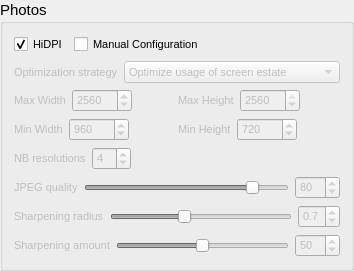
             <widget class="QGroupBox" name="groupBox_PhotosProperties">
              <property name="font">
               <font>
                <pointsize>11</pointsize>
               </font>
              </property>
              <property name="contextMenuPolicy">
               <enum>Qt::NoContextMenu</enum>
              </property>
              <property name="title">
               <string>Photos</string>
              </property>
              <layout class="QVBoxLayout" name="verticalLayout_9">
               <item>
                <layout class="QHBoxLayout" name="horizontalLayout_12">
                 <item>
                  <widget class="QCheckBox" name="checkBox_HiDPI">
                   <property name="font">
                    <font>
                     <pointsize>8</pointsize>
                    </font>
                   </property>
                   <property name="toolTip">
                    <string>Support HiDPI screens</string>
                   </property>
                   <property name="text">
                    <string>HiDPI</string>
                   </property>
                   <property name="checked">
                    <bool>true</bool>
                   </property>
                  </widget>
                 </item>
                 <item>
                  <widget class="QCheckBox" name="checkBox_ManualConf">
                   <property name="font">
                    <font>
                     <pointsize>8</pointsize>
                    </font>
                   </property>
                   <property name="text">
                    <string>Manual Configuration</string>
                   </property>
                  </widget>
                 </item>
                 <item>
                  <spacer name="horizontalSpacer_9">
                   <property name="orientation">
                    <enum>Qt::Horizontal</enum>
                   </property>
                   <property name="sizeHint" stdset="0">
                    <size>
                     <width>40</width>
                     <height>20</height>
                    </size>
                   </property>
                  </spacer>
                 </item>
                </layout>
               </item>
               <item>
                <layout class="QVBoxLayout" name="Layout_PhotoConf">
                 <item>
                  <layout class="QFormLayout" name="formLayout_4">
                   <item row="0" column="1">
                    <widget class="QComboBox" name="comboBox_ImageQualityStrategy">
                     <property name="enabled">
                      <bool>false</bool>
                     </property>
                     <property name="font">
                      <font>
                       <pointsize>8</pointsize>
                      </font>
                     </property>
                     <property name="toolTip">
                      <string>Optimization strategy.</string>
                     </property>
                     <property name="currentIndex">
                      <number>1</number>
                     </property>
                     <item>
                      <property name="text">
                       <string>Optimize image quality</string>
                      </property>
                     </item>
                     <item>
                      <property name="text">
                       <string>Optimize usage of screen estate</string>
                      </property>
                     </item>
                    </widget>
                   </item>
                   <item row="0" column="0">
                    <widget class="QLabel" name="label_PhotoOptimizationStrategy">
                     <property name="enabled">
                      <bool>false</bool>
                     </property>
                     <property name="font">
                      <font>
                       <pointsize>8</pointsize>
                      </font>
                     </property>
                     <property name="text">
                      <string>Optimization strategy</string>
                     </property>
                    </widget>
                   </item>
                  </layout>
                 </item>
                 <item>
                  <layout class="QHBoxLayout" name="horizontalLayout_PhotoMaxSize">
                   <item>
                    <layout class="QFormLayout" name="formLayout_PhotoMaxHSize">
                     <property name="fieldGrowthPolicy">
                      <enum>QFormLayout::AllNonFixedFieldsGrow</enum>
                     </property>
                     <item row="0" column="0">
                      <widget class="QLabel" name="label__PhotoMaxHSize">
                       <property name="enabled">
                        <bool>false</bool>
                       </property>
                       <property name="font">
                        <font>
                         <pointsize>8</pointsize>
                        </font>
                       </property>
                       <property name="text">
                        <string>Max Width</string>
                       </property>
                      </widget>
                     </item>
                     <item row="0" column="1">
                      <widget class="QSpinBox" name="spinbox_PhotoMaxHSize">
                       <property name="enabled">
                        <bool>false</bool>
                       </property>
                       <property name="sizePolicy">
                        <sizepolicy hsizetype="Fixed" vsizetype="Fixed">
                         <horstretch>0</horstretch>
                         <verstretch>0</verstretch>
                        </sizepolicy>
                       </property>
                       <property name="minimumSize">
                        <size>
                         <width>60</width>
                         <height>0</height>
                        </size>
                       </property>
                       <property name="font">
                        <font>
                         <pointsize>8</pointsize>
                        </font>
                       </property>
                       <property name="toolTip">
                        <string>Maximum width of the generated photos.</string>
                       </property>
                       <property name="minimum">
                        <number>256</number>
                       </property>
                       <property name="maximum">
                        <number>4096</number>
                       </property>
                       <property name="singleStep">
                        <number>10</number>
                       </property>
                       <property name="value">
                        <number>2560</number>
                       </property>
                      </widget>
                     </item>
                    </layout>
                   </item>
                   <item>
                    <spacer name="horizontalSpacer_3">
                     <property name="orientation">
                      <enum>Qt::Horizontal</enum>
                     </property>
                     <property name="sizeHint" stdset="0">
                      <size>
                       <width>40</width>
                       <height>20</height>
                      </size>
                     </property>
                    </spacer>
                   </item>
                   <item>
                    <layout class="QFormLayout" name="formLayout_PhotoMaxVSize">
                     <property name="fieldGrowthPolicy">
                      <enum>QFormLayout::AllNonFixedFieldsGrow</enum>
                     </property>
                     <item row="0" column="0">
                      <widget class="QLabel" name="label_PhotoMaxVSize">
                       <property name="enabled">
                        <bool>false</bool>
                       </property>
                       <property name="font">
                        <font>
                         <pointsize>8</pointsize>
                        </font>
                       </property>
                       <property name="text">
                        <string>Max Height</string>
                       </property>
                      </widget>
                     </item>
                     <item row="0" column="1">
                      <widget class="QSpinBox" name="spinBox_PhotoMaxVSize">
                       <property name="enabled">
                        <bool>false</bool>
                       </property>
                       <property name="sizePolicy">
                        <sizepolicy hsizetype="Fixed" vsizetype="Fixed">
                         <horstretch>0</horstretch>
                         <verstretch>0</verstretch>
                        </sizepolicy>
                       </property>
                       <property name="minimumSize">
                        <size>
                         <width>60</width>
                         <height>0</height>
                        </size>
                       </property>
                       <property name="font">
                        <font>
                         <pointsize>8</pointsize>
                        </font>
                       </property>
                       <property name="toolTip">
                        <string>Maximum height of the generated photos.</string>
                       </property>
                       <property name="minimum">
                        <number>256</number>
                       </property>
                       <property name="maximum">
                        <number>2560</number>
                       </property>
                       <property name="singleStep">
                        <number>10</number>
                       </property>
                       <property name="value">
                        <number>2560</number>
                       </property>
                      </widget>
                     </item>
                    </layout>
                   </item>
                   <item>
                    <spacer name="horizontalSpacer_4">
                     <property name="orientation">
                      <enum>Qt::Horizontal</enum>
                     </property>
                     <property name="sizeHint" stdset="0">
                      <size>
                       <width>40</width>
                       <height>20</height>
                      </size>
                     </property>
                    </spacer>
                   </item>
                  </layout>
                 </item>
                 <item>
                  <layout class="QHBoxLayout" name="horizontalLayout_PhotoMinSize">
                   <item>
                    <layout class="QFormLayout" name="formLayout_PhotoMinHSize">
                     <property name="fieldGrowthPolicy">
                      <enum>QFormLayout::AllNonFixedFieldsGrow</enum>
                     </property>
                     <item row="0" column="0">
                      <widget class="QLabel" name="label_PhotoMinHSize">
                       <property name="enabled">
                        <bool>false</bool>
                       </property>
                       <property name="font">
                        <font>
                         <pointsize>8</pointsize>
                        </font>
                       </property>
                       <property name="text">
                        <string>Min Width</string>
                       </property>
                      </widget>
                     </item>
                     <item row="0" column="1">
                      <widget class="QSpinBox" name="spinbox_PhotoMinHSize">
                       <property name="enabled">
                        <bool>false</bool>
                       </property>
                       <property name="sizePolicy">
                        <sizepolicy hsizetype="Fixed" vsizetype="Fixed">
                         <horstretch>0</horstretch>
                         <verstretch>0</verstretch>
                        </sizepolicy>
                       </property>
                       <property name="minimumSize">
                        <size>
                         <width>60</width>
                         <height>0</height>
                        </size>
                       </property>
                       <property name="font">
                        <font>
                         <pointsize>8</pointsize>
                        </font>
                       </property>
                       <property name="toolTip">
                        <string>Minimum width of the generated photos.</string>
                       </property>
                       <property name="minimum">
                        <number>256</number>
                       </property>
                       <property name="maximum">
                        <number>2048</number>
                       </property>
                       <property name="singleStep">
                        <number>10</number>
                       </property>
                       <property name="value">
                        <number>960</number>
                       </property>
                      </widget>
                     </item>
                    </layout>
                   </item>
                   <item>
                    <spacer name="horizontalSpacer_7">
                     <property name="orientation">
                      <enum>Qt::Horizontal</enum>
                     </property>
                     <property name="sizeHint" stdset="0">
                      <size>
                       <width>40</width>
                       <height>20</height>
                      </size>
                     </property>
                    </spacer>
                   </item>
                   <item>
                    <layout class="QFormLayout" name="formLayout__PhotoMinVSize">
                     <property name="fieldGrowthPolicy">
                      <enum>QFormLayout::AllNonFixedFieldsGrow</enum>
                     </property>
                     <item row="0" column="0">
                      <widget class="QLabel" name="verticaleLabel__PhotoMinVSize">
                       <property name="enabled">
                        <bool>false</bool>
                       </property>
                       <property name="font">
                        <font>
                         <pointsize>8</pointsize>
                        </font>
                       </property>
                       <property name="text">
                        <string>Min Height</string>
                       </property>
                      </widget>
                     </item>
                     <item row="0" column="1">
                      <widget class="QSpinBox" name="spinbox_PhotoMinVSize">
                       <property name="enabled">
                        <bool>false</bool>
                       </property>
                       <property name="sizePolicy">
                        <sizepolicy hsizetype="Fixed" vsizetype="Fixed">
                         <horstretch>0</horstretch>
                         <verstretch>0</verstretch>
                        </sizepolicy>
                       </property>
                       <property name="minimumSize">
                        <size>
                         <width>60</width>
                         <height>0</height>
                        </size>
                       </property>
                       <property name="font">
                        <font>
                         <pointsize>8</pointsize>
                        </font>
                       </property>
                       <property name="toolTip">
                        <string>Minimum height of the generated photos.</string>
                       </property>
                       <property name="minimum">
                        <number>256</number>
                       </property>
                       <property name="maximum">
                        <number>2048</number>
                       </property>
                       <property name="singleStep">
                        <number>10</number>
                       </property>
                       <property name="value">
                        <number>720</number>
                       </property>
                      </widget>
                     </item>
                    </layout>
                   </item>
                   <item>
                    <spacer name="horizontalSpacer_6">
                     <property name="orientation">
                      <enum>Qt::Horizontal</enum>
                     </property>
                     <property name="sizeHint" stdset="0">
                      <size>
                       <width>40</width>
                       <height>20</height>
                      </size>
                     </property>
                    </spacer>
                   </item>
                  </layout>
                 </item>
                 <item>
                  <layout class="QHBoxLayout" name="horizontalLayout_PhotoNbRes">
                   <item>
                    <widget class="QLabel" name="label_PhotoNbRes">
                     <property name="enabled">
                      <bool>false</bool>
                     </property>
                     <property name="font">
                      <font>
                       <pointsize>8</pointsize>
                      </font>
                     </property>
                     <property name="text">
                      <string>NB resolutions</string>
                     </property>
                    </widget>
                   </item>
                   <item>
                    <widget class="QSpinBox" name="spinBox_PhotoNbRes">
                     <property name="enabled">
                      <bool>false</bool>
                     </property>
                     <property name="sizePolicy">
                      <sizepolicy hsizetype="Fixed" vsizetype="Fixed">
                       <horstretch>0</horstretch>
                       <verstretch>0</verstretch>
                      </sizepolicy>
                     </property>
                     <property name="font">
                      <font>
                       <pointsize>8</pointsize>
                      </font>
                     </property>
                     <property name="toolTip">
                      <string>Number of resolutions of  the generated photo. More resolutions means that the displayed pictures will be more adapted to the screen resolution of the viewer. But your gallery will need more disk space.</string>
                     </property>
                     <property name="minimum">
                      <number>2</number>
                     </property>
                     <property name="maximum">
                      <number>10</number>
                     </property>
                     <property name="value">
                      <number>4</number>
                     </property>
                    </widget>
                   </item>
                   <item>
                    <spacer name="horizontalSpacer_5">
                     <property name="orientation">
                      <enum>Qt::Horizontal</enum>
                     </property>
                     <property name="sizeHint" stdset="0">
                      <size>
                       <width>40</width>
                       <height>20</height>
                      </size>
                     </property>
                    </spacer>
                   </item>
                  </layout>
                 </item>
                 <item>
                  <layout class="QHBoxLayout" name="horizontalLayout_PhotoJpegQuality">
                   <item>
                    <widget class="QLabel" name="label_PhotoJpegQuality">
                     <property name="enabled">
                      <bool>false</bool>
                     </property>
                     <property name="font">
                      <font>
                       <pointsize>8</pointsize>
                      </font>
                     </property>
                     <property name="text">
                      <string>JPEG quality</string>
                     </property>
                    </widget>
                   </item>
                   <item>
                    <widget class="QSlider" name="horizontalSlider_PhotoJpegQuality">
                     <property name="enabled">
                      <bool>false</bool>
                     </property>
                     <property name="minimum">
                      <number>1</number>
                     </property>
                     <property name="maximum">
                      <number>100</number>
                     </property>
                     <property name="value">
                      <number>85</number>
                     </property>
                     <property name="orientation">
                      <enum>Qt::Horizontal</enum>
                     </property>
                    </widget>
                   </item>
                   <item>
                    <widget class="QSpinBox" name="spinBox_PhotoJpegQuality">
                     <property name="enabled">
                      <bool>false</bool>
                     </property>
                     <property name="font">
                      <font>
                       <pointsize>8</pointsize>
                      </font>
                     </property>
                     <property name="toolTip">
                      <string>Quality of the displayed photo. More quality means that your gallery will need more disk space and will be slower to display.</string>
                     </property>
                     <property name="minimum">
                      <number>1</number>
                     </property>
                     <property name="maximum">
                      <number>100</number>
                     </property>
                     <property name="value">
                      <number>80</number>
                     </property>
                    </widget>
                   </item>
                  </layout>
                 </item>
                 <item>
                  <layout class="QHBoxLayout" name="horizontalLayout_PhotoSharpening">
                   <item>
                    <widget class="QLabel" name="label_PhotoSharpeningRadius">
                     <property name="enabled">
                      <bool>false</bool>
                     </property>
                     <property name="font">
                      <font>
                       <pointsize>8</pointsize>
                      </font>
                     </property>
                     <property name="text">
                      <string>Sharpening radius</string>
                     </property>
                    </widget>
                   </item>
                   <item>
                    <widget class="QSlider" name="horizontalSlider_PhotoSharpeningRadius">
                     <property name="enabled">
                      <bool>false</bool>
                     </property>
                     <property name="minimum">
                      <number>0</number>
                     </property>
                     <property name="maximum">
                      <number>200</number>
                     </property>
                     <property name="pageStep">
                      <number>20</number>
                     </property>
                     <property name="value">
                      <number>80</number>
                     </property>
                     <property name="orientation">
                      <enum>Qt::Horizontal</enum>
                     </property>
                    </widget>
                   </item>
                   <item>
                    <widget class="QDoubleSpinBox" name="doubleSpinBox_PhotoSharpeningRadius">
                     <property name="enabled">
                      <bool>false</bool>
                     </property>
                     <property name="font">
                      <font>
                       <pointsize>8</pointsize>
                      </font>
                     </property>
                     <property name="toolTip">
                      <string>Radius of the sharpening applied to the displayed photo (USM).</string>
                     </property>
                     <property name="decimals">
                      <number>1</number>
                     </property>
                     <property name="minimum">
                      <double>0.000000000000000</double>
                     </property>
                     <property name="maximum">
                      <double>2.000000000000000</double>
                     </property>
                     <property name="singleStep">
                      <double>0.100000000000000</double>
                     </property>
                     <property name="value">
                      <double>0.700000000000000</double>
                     </property>
                    </widget>
                   </item>
                  </layout>
                 </item>
                 <item>
                  <layout class="QHBoxLayout" name="horizontalLayout_PhotoSharpeningAmount">
                   <item>
                    <widget class="QLabel" name="label_PhotoSharpeningAmount">
                     <property name="enabled">
                      <bool>false</bool>
                     </property>
                     <property name="font">
                      <font>
                       <pointsize>8</pointsize>
                      </font>
                     </property>
                     <property name="text">
                      <string>Sharpening amount</string>
                     </property>
                    </widget>
                   </item>
                   <item>
                    <widget class="QSlider" name="horizontalSlider_PhotoSharpeningAmount">
                     <property name="enabled">
                      <bool>false</bool>
                     </property>
                     <property name="minimum">
                      <number>0</number>
                     </property>
                     <property name="maximum">
                      <number>100</number>
                     </property>
                     <property name="pageStep">
                      <number>10</number>
                     </property>
                     <property name="value">
                      <number>50</number>
                     </property>
                     <property name="orientation">
                      <enum>Qt::Horizontal</enum>
                     </property>
                    </widget>
                   </item>
                   <item>
                    <widget class="QSpinBox" name="spinBox_PhotoSharpeningAmount">
                     <property name="enabled">
                      <bool>false</bool>
                     </property>
                     <property name="font">
                      <font>
                       <pointsize>8</pointsize>
                      </font>
                     </property>
                     <property name="toolTip">
                      <string>% of sharpening applied to the displayed photo (USM).</string>
                     </property>
                     <property name="minimum">
                      <number>0</number>
                     </property>
                     <property name="maximum">
                      <number>100</number>
                     </property>
                     <property name="value">
                      <number>50</number>
                     </property>
                    </widget>
                   </item>
                  </layout>
                 </item>
                </layout>
               </item>
              </layout>
             </widget>
